Frame 1 (no input): blank canvas, image omitted
Frame 60 (the mouse pressed at the canvas centre just before this capture): blank canvas, image omitted
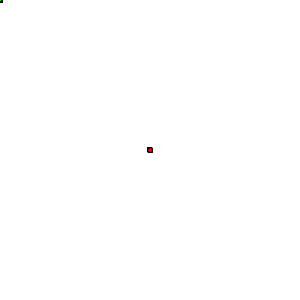
Frame 120 (the mouse held since frame 60 and released just before this capture)

The Processing sketch whose frames 1 and 60 were blank and that drew this single picture after the mouse press (run headless with seeded random() and noise(); from frame 60 on, the mouse is pressed at the canvas centre):

// Processing sketch: MontecarloCircle
// ── MontecarloCircle.pde
void setup() {
  size(300, 300);
  background(255);
}

boolean isInsideCircle(float x, float y) {
  float r = 100;
  // x*x + y*y = r*r
  // x*x + y*y < r*r
  // x*x + y*y > r*r
  x -= width/2;
  y -= height/2;
  return x*x + y*y < r*r;
}

void draw() {
//  float x = random(width);
//  float y = random(height);
//  if (isInsideCircle(x, y)) {
//    point(x, y);
//  }

//  for (int y = 0; y < height; y++) {
//    for (int x = 0; x < width; x++) {
//      color c = color(0, 255, 0);
//      if (isInsideCircle(x, y)) {
//        c = color(255, 0, 0);
//      }
//      stroke(c);
//      point(x, y);
//    }
//  }
  
  color c = color(0, 255, 0);
  float x = mouseX;
  float y = mouseY;
  if (isInsideCircle(x, y)) {
    c = color(255, 0, 0);
  }
//  stroke(c);
//  point(x, y);
  fill(c);
  float r2 = random(3, 5);
  ellipse(x, y, r2, r2);
}
